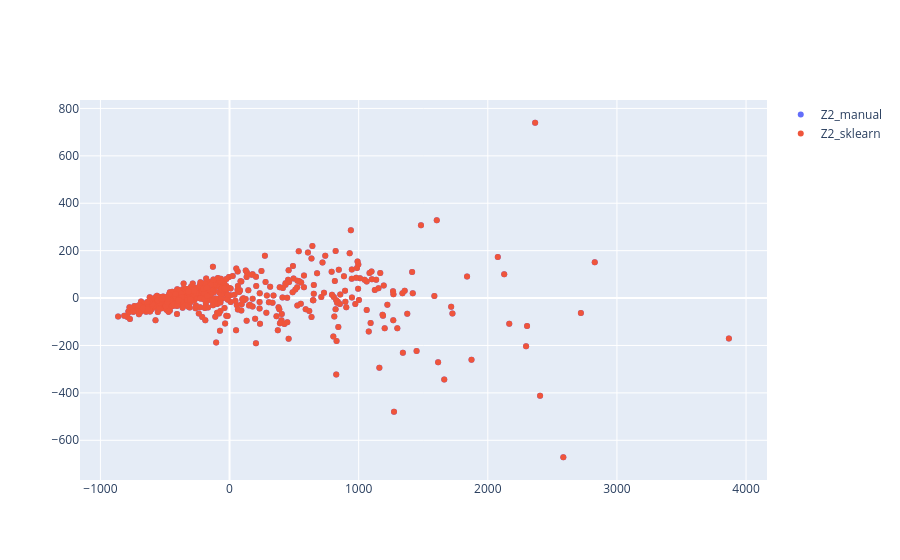

Notebook cell for this chart:
### Code cell
scatter_plot_fig = go.Figure()
scatter_plot_fig.add_trace(
    go.Scatter(
        x=Z2_manual[:, 0],
        y=Z2_manual[:, 1],
        mode='markers',
        name='Z2_manual'
    )
)
scatter_plot_fig.add_trace(
    go.Scatter(
        x=Z2_sklearn[:, 0],
        y=Z2_sklearn[:, 1],
        mode='markers',
        name='Z2_sklearn'
    )
)
scatter_plot_fig.show()

### Figure 1 — Plotly figure (JSON) as saved in the notebook; plotly's stock layout.template omitted (floating-point values rounded to 4 significant figures; data arrays with more than 128 entries replaced by an {"elided": "..."} marker saying what was removed)
{"data": [{"mode": "markers", "name": "Z2_manual", "type": "scatter", "x": {"elided": "569 float values"}, "y": {"elided": "569 float values"}}, {"mode": "markers", "name": "Z2_sklearn", "type": "scatter", "x": {"elided": "569 float values"}, "y": {"elided": "569 float values"}}], "layout": {}}
